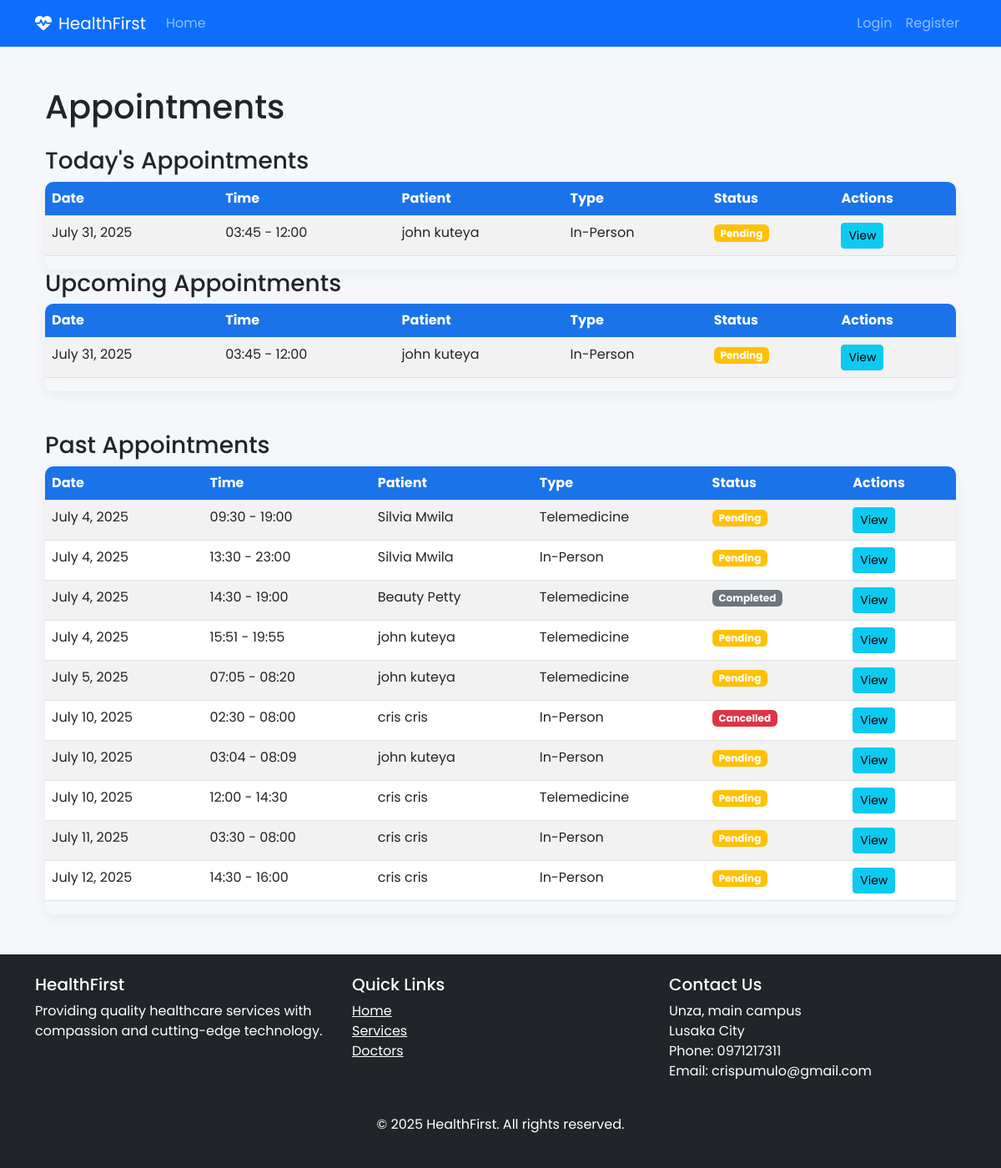
The app's page /appointments/ with its own data.
### appointments/models.py (models this page shows, shortened)
class Appointment(models.Model):
    STATUS_CHOICES = (
        ('pending', 'Pending'),
        ('confirmed', 'Confirmed'),
        ('completed', 'Completed'),
        ('cancelled', 'Cancelled'),
    )
    APPOINTMENT_TYPE_CHOICES = (
        ('in_person', 'In-Person'),
        ('telemedicine', 'Telemedicine'),
    )
    patient = models.ForeignKey(Patient, on_delete=models.CASCADE, related_name='appointments')
    doctor = models.ForeignKey(Doctor, on_delete=models.CASCADE, related_name='appointments')
    date = models.DateField()
    start_time = models.TimeField()
    end_time = models.TimeField()
    reason = models.TextField(blank=True, null=True)
    status = models.CharField(max_length=20, choices=STATUS_CHOICES, default='pending')
    appointment_type = models.CharField(max_length=20, choices=APPOINTMENT_TYPE_CHOICES, default='in_person')
    notes = models.TextField(blank=True, null=True)
    created_at = models.DateTimeField(auto_now_add=True)
    updated_at = models.DateTimeField(auto_now=True)
    class Meta:
        ordering = ['date', 'start_time']
        unique_together = ('doctor', 'date', 'start_time')

### patients/models.py (models this page shows, shortened)
class Patient(models.Model):
    GENDER_CHOICES = (
        ('M', 'Male'),
        ('F', 'Female'),
        ('O', 'Other'),
    )
    BLOOD_GROUP_CHOICES = (
        ('A+', 'A+'),
        ('A-', 'A-'),
        ('B+', 'B+'),
        ('B-', 'B-'),
        ('AB+', 'AB+'),
        ('AB-', 'AB-'),
        ('O+', 'O+'),
        ('O-', 'O-'),
    )
    user = models.OneToOneField(User, on_delete=models.CASCADE, related_name='patient_profile')
    date_of_birth = models.DateField(null=True, blank=True)
    gender = models.CharField(max_length=1, choices=GENDER_CHOICES, null=True, blank=True)
    blood_group = models.CharField(max_length=5, choices=BLOOD_GROUP_CHOICES, blank=True, null=True)
    height = models.CharField(max_length=10, blank=True, null=True)
    weight = models.DecimalField(max_digits=5, decimal_places=2, blank=True, null=True)
    allergies = models.TextField(blank=True, null=True)
    medical_history = models.TextField(blank=True, null=True)
    emergency_contact = models.CharField(max_length=100, blank=True, null=True)
    emergency_phone = models.CharField(max_length=20, blank=True, null=True)
    insurance_provider = models.CharField(max_length=100, blank=True, null=True)
    insurance_number = models.CharField(max_length=50, blank=True, null=True)
    created_at = models.DateTimeField(default=timezone.now)

### accounts/models.py (models this page shows, shortened)
class User(AbstractUser):
    USER_TYPE_CHOICES = (
        ('admin', 'Administrator'),
        ('doctor', 'Doctor'),
        ('staff', 'Staff'),
        ('patient', 'Patient'),
    )
    user_type = models.CharField(max_length=10, choices=USER_TYPE_CHOICES, default='staff')
    profile_picture = models.ImageField(upload_to='profile_pics/', blank=True, null=True)
    phone = models.CharField(max_length=20, blank=True, null=True)
    address = models.TextField(blank=True, null=True)

### appointments/views.py (the view)
# urls.py: path('', views.appointment_list, name='list'),
def appointment_list(request):
    today = today_date.today()
    todays_appointment = Appointment.objects.filter(date=today)
    if hasattr(request.user, 'patient_profile'):
        appointments = Appointment.objects.filter(
            patient=request.user.patient_profile
        ).order_by('date', 'start_time')
    elif hasattr(request.user, 'doctor_profile'):
        appointments = Appointment.objects.filter(
            doctor=request.user.doctor_profile
        ).order_by('date', 'start_time')
    else:
        appointments = Appointment.objects.all().order_by('date', 'start_time')
    context = {
        'today': todays_appointment,
        'upcoming': appointments.filter(date__gte=today),
        'past': appointments.filter(date__lt=today),
    }
    return render(request, 'appointments/list.html', context)

### doctors/context_processors.py (called while the page is built)
def user_type(request):
    return {
        'is_patient': hasattr(request.user, 'patient_profile'),
        'is_doctor': hasattr(request.user, 'doctor_profile'),
    }

### appointments/templates/appointments/list.html (shortened to what this page needs)
{% extends 'accounts/base.html' %}
{% block content %}
<div class="container">
    <h1 class="my-4">Appointments</h1>
    {% if today %}
        <h3>Today's Appointments</h3>
        <div class="table-responsive">
            <table class="table table-striped">
                <thead>
                    <tr>
                        <th>Date</th>
                        <th>Time</th>
                        <th>{% if request.user %}Patient{% else %}Doctor{% endif %}</th>
                        <th>Type</th>
                        <th>Status</th>
                        <th>Actions</th>
                    </tr>
                </thead>
                <tbody>
                    {% for appointment in today %}
                        <tr>
                            <td>{{ appointment.date }}</td>
                            <td>{{ appointment.start_time|time:"H:i" }} - {{ appointment.end_time|time:"H:i" }}</td>
                            <td>
                                {% if request.user %}
                                {{ appointment.patient.user.get_full_name }}
                                {% else %}
                                Dr. {{ appointment.doctor.user.last_name }}
                                {% endif %}
                            </td>
                            <td>{{ appointment.get_appointment_type_display }}</td>
                            <td>
                                <span class="badge
                                    {% if appointment.status == 'confirmed' %}bg-success
                                    {% elif appointment.status == 'completed' %}bg-secondary
                                    {% elif appointment.status == 'cancelled' %}bg-danger
                                    {% else %}bg-warning{% endif %}">
                                    {{ appointment.get_status_display }}
                                </span>
                            </td>
                            <td>
                                <a href="{% url 'appointments:detail' appointment.pk %}" class="btn btn-sm btn-info">View</a>
                            </td>
                        </tr>
                    {% endfor %}
                </tbody>
            </table>
        </div>
    {% else %}
        <div class="alert alert-info">No appointments today</div>
    {% endif %}
    {% if upcoming %}
        <h3>Upcoming Appointments</h3>
        <div class="table-responsive">
            <table class="table table-striped">
                <thead>
                    <tr>
                        <th>Date</th>
                        <th>Time</th>
                        <th>{% if request.user %}Patient{% else %}Doctor{% endif %}</th>
                        <th>Type</th>
                        <th>Status</th>
                        <th>Actions</th>
                    </tr>
                </thead>
                <tbody>
                    {% for appointment in upcoming %}
                        <tr>
                            <td>{{ appointment.date }}</td>
                            <td>{{ appointment.start_time|time:"H:i" }} - {{ appointment.end_time|time:"H:i" }}</td>
                            <td>
                                {% if request.user %}
                                {{ appointment.patient.user.get_full_name }}
                                {% else %}
                                Dr. {{ appointment.doctor.user.last_name }}
                                {% endif %}
                            </td>
                            <td>{{ appointment.get_appointment_type_display }}</td>
                            <td>
                                <span class="badge
                                    {% if appointment.status == 'confirmed' %}bg-success
                                    {% elif appointment.status == 'completed' %}bg-secondary
                                    {% elif appointment.status == 'cancelled' %}bg-danger
                                    {% else %}bg-warning{% endif %}">
                                    {{ appointment.get_status_display }}
                                </span>
                            </td>
                            <td>
                                <a href="{% url 'appointments:detail' appointment.pk %}" class="btn btn-sm btn-info">View</a>
                            </td>
                        </tr>
                    {% endfor %}
                </tbody>
            </table>
        </div>
    {% else %}
        <div class="alert alert-info">No upcoming appointments</div>
    {% endif %}
    {% if past %}
        <h3 class="mt-5">Past Appointments</h3>
        <div class="table-responsive">
            <table class="table table-striped">
                <thead>
                    <tr>
                        <th>Date</th>
                        <th>Time</th>
                        <th>{% if request.user %}Patient{% else %}Doctor{% endif %}</th>
                        <th>Type</th>
                        <th>Status</th>
                        <th>Actions</th>
                    </tr>
                </thead>
                <tbody>
                    {% for appointment in past %}
                        <tr>
                            <td>{{ appointment.date }}</td>
                            <td>{{ appointment.start_time|time:"H:i" }} - {{ appointment.end_time|time:"H:i" }}</td>
                            <td>
                                {% if request.user %}
                                {{ appointment.patient.user.get_full_name }}
                                {% else %}
                                Dr. {{ appointment.doctor.user.last_name }}
                                {% endif %}
                            </td>
                            <td>{{ appointment.get_appointment_type_display }}</td>
                            <td>
                                <span class="badge
                                    {% if appointment.status == 'confirmed' %}bg-success
                                    {% elif appointment.status == 'completed' %}bg-secondary
                                    {% elif appointment.status == 'cancelled' %}bg-danger
                                    {% else %}bg-warning{% endif %}">
                                    {{ appointment.get_status_display }}
                                </span>
                            </td>
                            <td>
                                <a href="{% url 'appointments:detail' appointment.pk %}" class="btn btn-sm btn-info">View</a>
                            </td>
                        </tr>
                    {% endfor %}
                </tbody>
            </table>
        </div>
    {% else %}
        <div class="alert alert-info">No past appointments</div>
    {% endif %}
</div>
{% endblock %}

### accounts/static/css/style.css (style rules this page uses)
:root { --primary: #1a73e8; --primary-dark: #0d47a1; --secondary: #00c853; --light: #f8f9fa; --dark: #212529; --gray: #6c757d; --light-gray: #e9ecef; --danger: #ff5252; --warning: #ffc107; }
body { font-family: 'Poppins', sans-serif; background-color: #f5f7fb; color: var(--dark); }
.table-responsive { border-radius: 10px; overflow: hidden; box-shadow: 0 5px 15px rgba(0,0,0,0.05); }
.table th { background-color: var(--primary); color: white; }

### records on screen
Appointment: date "July 31, 2025", start_time "03:45", end_time "12:00", patient.user.get_full_name "john kuteya", appointment_type "In-Person", status "Pending"
Appointment: date "July 4, 2025", start_time "09:30", end_time "19:00", patient.user.get_full_name "Silvia Mwila", appointment_type "Telemedicine", status "Pending"
Appointment: date "July 4, 2025", start_time "13:30", end_time "23:00", patient.user.get_full_name "Silvia Mwila", appointment_type "In-Person", status "Pending"
Appointment: date "July 4, 2025", start_time "14:30", end_time "19:00", patient.user.get_full_name "Beauty Petty", appointment_type "Telemedicine", status "Completed"
Appointment: date "July 4, 2025", start_time "15:51", end_time "19:55", patient.user.get_full_name "john kuteya", appointment_type "Telemedicine", status "Pending"
Appointment: date "July 5, 2025", start_time "07:05", end_time "08:20", patient.user.get_full_name "john kuteya", appointment_type "Telemedicine", status "Pending"
Appointment: date "July 10, 2025", start_time "02:30", end_time "08:00", patient.user.get_full_name "cris cris", appointment_type "In-Person", status "Cancelled"
Appointment: date "July 10, 2025", start_time "03:04", end_time "08:09", patient.user.get_full_name "john kuteya", appointment_type "In-Person", status "Pending"
Appointment: date "July 10, 2025", start_time "12:00", end_time "14:30", patient.user.get_full_name "cris cris", appointment_type "Telemedicine", status "Pending"
Appointment: date "July 11, 2025", start_time "03:30", end_time "08:00", patient.user.get_full_name "cris cris", appointment_type "In-Person", status "Pending"
Appointment: date "July 12, 2025", start_time "14:30", end_time "16:00", patient.user.get_full_name "cris cris", appointment_type "In-Person", status "Pending"
